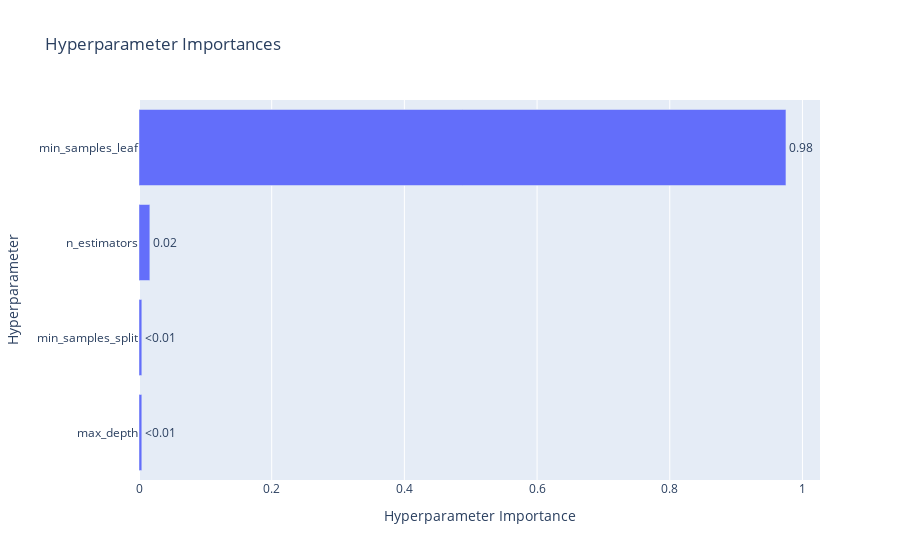

Notebook code for this chart:
### Code cell
optuna.visualization.plot_param_importances(study)

### Figure 1 — Plotly figure (JSON) as saved in the notebook; plotly's stock layout.template omitted (floating-point values rounded to 4 significant figures)
{"data": [{"cliponaxis": false, "hovertemplate": ["max_depth (IntDistribution): 0.004253425849369275<extra></extra>", "min_samples_split (IntDistribution): 0.004258759481993386<extra></extra>", "n_estimators (IntDistribution): 0.01634913090959633<extra></extra>", "min_samples_leaf (IntDistribution): 0.975138683759041<extra></extra>"], "name": "Objective Value", "orientation": "h", "text": ["<0.01", "<0.01", "0.02", "0.98"], "textposition": "outside", "x": [0.004253, 0.004259, 0.01635, 0.9751], "y": ["max_depth", "min_samples_split", "n_estimators", "min_samples_leaf"], "type": "bar"}], "layout": {"title": {"text": "Hyperparameter Importances"}, "xaxis": {"title": {"text": "Hyperparameter Importance"}}, "yaxis": {"title": {"text": "Hyperparameter"}}}}
